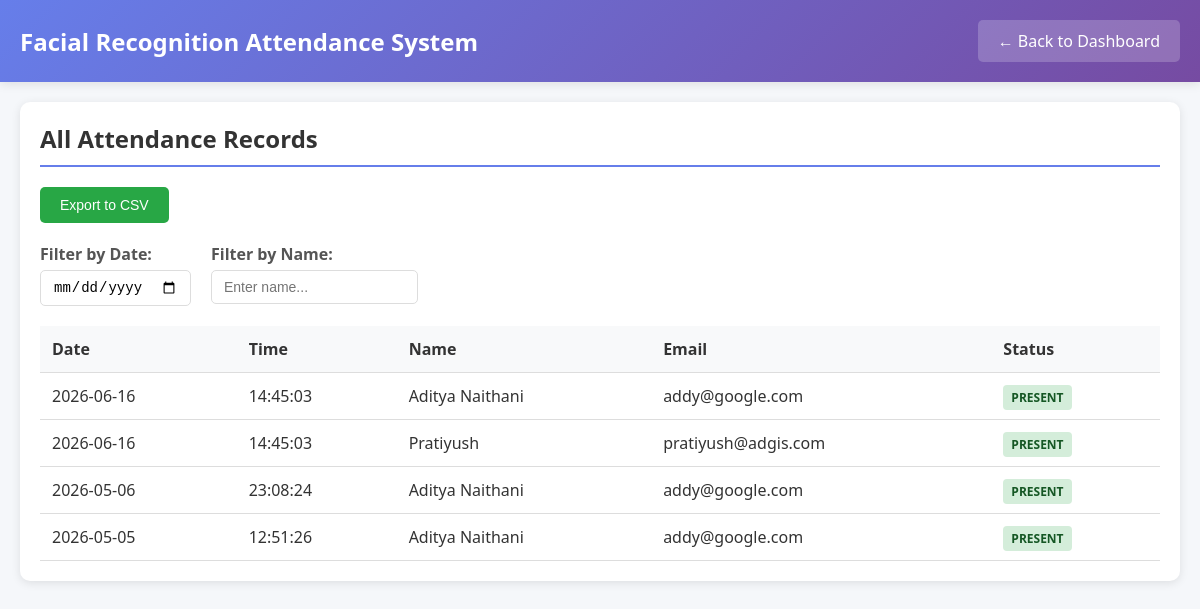
Page /attendance (signed in) on the committed database.
### tables this page shows
CREATE TABLE attendance (
                        id INTEGER PRIMARY KEY AUTOINCREMENT,
                        employee_id INTEGER,
                        timestamp TIMESTAMP DEFAULT CURRENT_TIMESTAMP,
                        date TEXT,
                        FOREIGN KEY (employee_id) REFERENCES employees (id)
                    );

CREATE TABLE employees (
                        id INTEGER PRIMARY KEY AUTOINCREMENT,
                        name TEXT NOT NULL,
                        email TEXT UNIQUE,
                        face_encoding TEXT NOT NULL,
                        image_path TEXT,
                        created_at TIMESTAMP DEFAULT CURRENT_TIMESTAMP
                    );

### app.py (the view)
@app.route('/attendance')
def attendance():
    if 'admin_id' not in session:
        return redirect(url_for('login'))
    conn = get_db_connection()
    attendance_records = conn.execute('''
        SELECT a.*, e.name, e.email
        FROM attendance a
        JOIN employees e ON a.employee_id = e.id
        ORDER BY a.timestamp DESC
    ''').fetchall()
    conn.close()
    return render_template('attendance.html', attendance_records=attendance_records)

### app.py (called while the page is built)
def get_db_connection():
    conn = sqlite3.connect('attendance.db')
    conn.row_factory = sqlite3.Row
    return conn

### templates/attendance.html (shortened to what this page needs)
<!DOCTYPE html>
<html lang="en">
<head>
</head>
<body>
    <div class="header">
        <h1>Facial Recognition Attendance System</h1>
        <a href="{{ url_for('dashboard') }}" class="back-btn">← Back to Dashboard</a>
    </div>
    <div class="container">
        <div class="section">
            <h2>All Attendance Records</h2>
            <button class="export-btn" onclick="exportToCSV()">Export to CSV</button>
            <div class="filters">
                <div class="filter-group">
                    <label for="dateFilter">Filter by Date:</label>
                    <input type="date" id="dateFilter" onchange="filterByDate()">
                </div>
                <div class="filter-group">
                    <label for="nameFilter">Filter by Name:</label>
                    <input type="text" id="nameFilter" placeholder="Enter name..." onkeyup="filterByName()">
                </div>
            </div>
            {% if attendance_records %}
                <table class="attendance-table" id="attendanceTable">
                    <thead>
                        <tr>
                            <th>Date</th>
                            <th>Time</th>
                            <th>Name</th>
                            <th>Email</th>
                            <th>Status</th>
                        </tr>
                    </thead>
                    <tbody>
                        {% for record in attendance_records %}
                            <tr>
                                <td>{{ record.timestamp.split(' ')[0] }}</td>
                                <td>{{ record.timestamp.split(' ')[1] }}</td>
                                <td>{{ record.name }}</td>
                                <td>{{ record.email }}</td>
                                <td><span class="status status-present">Present</span></td>
                            </tr>
                        {% endfor %}
                    </tbody>
                </table>
            {% else %}
                <div class="no-records">
                    <p>No attendance records found.</p>
                </div>
            {% endif %}
        </div>
    </div>
</body>
</html>

### templates/attendance.html (style rules this page uses)
* { margin: 0; padding: 0; box-sizing: border-box; }
body { font-family: 'Segoe UI', Tahoma, Geneva, Verdana, sans-serif; background: #f5f7fa; color: #333; }
.header { background: linear-gradient(135deg, #667eea 0%, #764ba2 100%); color: white; padding: 20px; display: flex; justify-content: space-between; align-items: center; box-shadow: 0 2px 10px rgba(0, 0, 0, 0.1); }
.header h1 { font-size: 24px; }
.back-btn { background: rgba(255, 255, 255, 0.2); color: white; padding: 10px 20px; border-radius: 5px; text-decoration: none; transition: background 0.3s ease; }
.container { max-width: 1200px; margin: 0 auto; padding: 20px; }
.section { background: white; padding: 20px; border-radius: 10px; box-shadow: 0 2px 10px rgba(0, 0, 0, 0.1); }
.section h2 { color: #333; margin-bottom: 20px; border-bottom: 2px solid #667eea; padding-bottom: 10px; }
.filters { display: flex; gap: 20px; margin-bottom: 20px; flex-wrap: wrap; }
.filter-group { display: flex; flex-direction: column; }
.filter-group label { margin-bottom: 5px; font-weight: bold; color: #555; }
.filter-group input, .filter-group select { padding: 8px 12px; border: 1px solid #ddd; border-radius: 5px; font-size: 14px; }
.attendance-table { width: 100%; border-collapse: collapse; margin-top: 20px; }
.attendance-table th, .attendance-table td { padding: 12px; text-align: left; border-bottom: 1px solid #ddd; }
.attendance-table th { background: #f8f9fa; font-weight: bold; color: #333; }
.status { padding: 4px 8px; border-radius: 4px; font-size: 12px; font-weight: bold; text-transform: uppercase; }
.status-present { background: #d4edda; color: #155724; }
.export-btn { background: #28a745; color: white; padding: 10px 20px; border: none; border-radius: 5px; cursor: pointer; margin-bottom: 20px; font-size: 14px; }

### rows in the picture
attendance: timestamp "2026-06-16", timestamp "14:45:03", name "Aditya Naithani", email "addy@google.com"
attendance: timestamp "2026-06-16", timestamp "14:45:03", name "Pratiyush", email "pratiyush@adgis.com"
attendance: timestamp "2026-05-06", timestamp "23:08:24", name "Aditya Naithani", email "addy@google.com"
attendance: timestamp "2026-05-05", timestamp "12:51:26", name "Aditya Naithani", email "addy@google.com"
